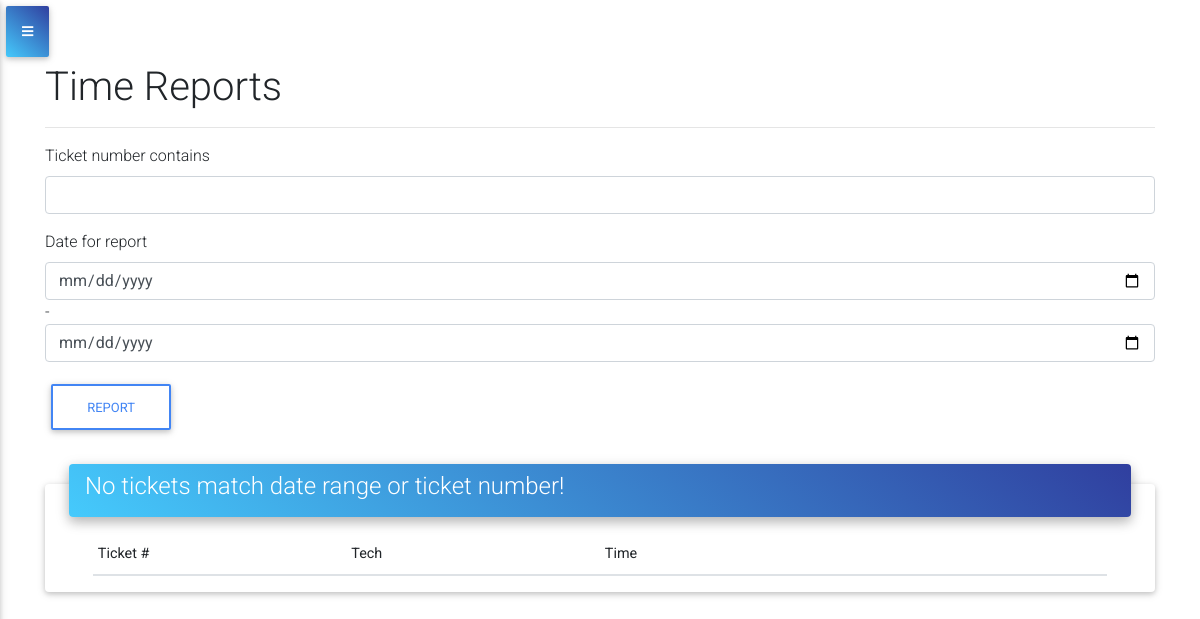
Page /reports/ (signed in) on the earlier database version.
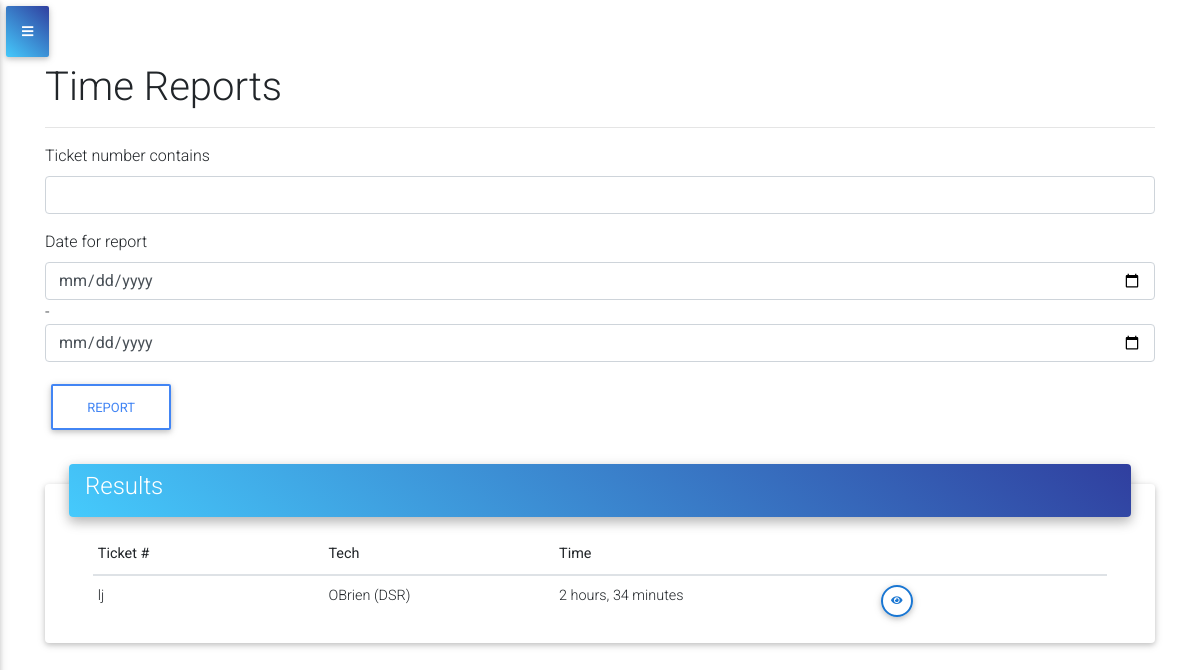
Same page on the later database version.
### ticket/models.py (models this page shows, shortened)
class Ticket(models.Model):
    ticket_number = models.CharField(primary_key=True, max_length=10)
    t_customer = models.ForeignKey(Customer,null=True, on_delete=models.SET_NULL)
    t_jobsite = models.ForeignKey(Jobsite, null=True, on_delete=models.SET_NULL)
    stop = models.CharField(choices=STOP, max_length=254, default='1st')
    assigned = models.ForeignKey(AccountUser,on_delete=models.SET_NULL, null=True, blank=True)
    department = models.ForeignKey(ServiceProvided,null=True, on_delete=models.SET_NULL)
    t_type = models.ForeignKey(TicketType,null=True, on_delete=models.SET_NULL)
    scope = models.TextField()
    repair_notes = models.TextField(blank=True)
    additional_work = models.TextField(blank=True)
    schedule = models.DateField(default=datetime.date.today)
    start_job = models.BooleanField(default=False)
    completed = models.BooleanField(default=False)
    created_at = models.DateTimeField(auto_now_add=True)
    updated_at = models.DateTimeField(auto_now=True)
    start_time = models.DateTimeField(blank=True,null=True)
    end_time = models.DateTimeField(blank=True,null=True)
    account = models.ForeignKey(AccountCompany, on_delete=models.CASCADE)

### accounts/models.py (models this page shows)
class AccountUser(models.Model):
    user = models.OneToOneField(User, on_delete=models.CASCADE)
    account = models.ForeignKey(AccountCompany, on_delete=models.CASCADE)
    company = models.CharField(max_length=100, blank=True)
    role = models.CharField(choices=ROLES, max_length=20, null=True, default='Tech')
    def __str__(self):
        return str(self.user.username) + ' (' + str(self.account) + ')'
    class Meta:
        ordering = ['-account',]

class AccountCompany(models.Model):
    company_name = models.CharField(max_length=100)
    membership = models.CharField(max_length=254, choices=MEMBERSHIP, default='Basic')
    def __str__(self):
        return self.company_name

### ticket/views.py (the view)
# urls.py: path('reports/', views.reports, name='reports')
@login_required
def reports(request):
    ticket_filter = TicketFilter(request.GET, queryset=Ticket.objects.filter(account=request.user.accountuser.account))
    context = {
        'ticket_filter': ticket_filter,
        'ticket_count' : ticket_count(request),
        'tech_ticket_count' : tech_ticket_count(request),
        'tickets' : all_tickets(request),
    }
    return render(request,'ticket/reports.html',context=context)

### service_ticket_app/utils.py (called while the page is built)
def ticket_count(request):
    count = Ticket.objects.filter(account=request.user.accountuser.account).count()
    return count

def all_tickets(request):
    all_tickets = Ticket.objects.filter(account=request.user.accountuser.account)
    return all_tickets

def tech_ticket_count(request):
    count = Ticket.objects.filter(account=request.user.accountuser.account, assigned=request.user.accountuser).count()
    return count

### ticket/templates/ticket/reports.html (shortened to what this page needs)
{% extends 'base.html' %}
{% load crispy_forms_tags %}
{% block content %}
<h1>Time Reports</h1>
<hr>
<form method='GET'>
    {{ ticket_filter.form|crispy }}
    <input class='btn btn-outline-primary' type="submit" value='Report'>
</form>
<div class="card card-cascade narrower mt-5 mb-5">
    <div class="view view-cascade gradient-card-header blue-gradient narrower py-2 mx-4 mb-3 d-flex justify-content-between align-items-center">
        <div class='justify-content-start'>
            <h4>
            {% if not ticket_filter.qs %}
                No tickets match date range or ticket number!
            {% else %}
                Results
            {% endif %}
            </h4>
        </div>
    </div>
    <div class="px-5">
        <div class="table-wrapper">
            <table id="ticket_list" class="table table-hover table-sm table-responsive-sm" width="100%">
                <thead>
                    <tr>
                        <th class="th-sm">Ticket #
                        </th>
                        <th class="th-sm">Tech
                        </th>
                        <th class="th-sm">Time
                        </th>
                        <th class="th-sm">
                        </th>
                    </tr>
                </thead>
                <tbody>
                     {% for f in ticket_filter.qs %}
                        <tr>
                            <td>{{ f.ticket_number }}</td>
                            <td>{{ f.assigned }}</td>
                            <td>
                            {% if not f.start_time %}
                                Incomplete
                            {% elif f.start_time and not f.end_time %}
                                In Progress
                            {% else %}
                                {{ f.start_time|timesince:f.end_time}}
                            {% endif %}
                            </td>
                            <td>
                                <a href="{% url 'ticket_app:ticket_detail' pk=f.ticket_number %}" type="button" class="btn btn-outline-blue btn-rounded btn-sm px-2">
                                    <i class="fas fa-eye lt mt-0"></i>
                                </a>
                            </td>
                        </tr>
                    {% endfor %}
                </tbody>
            </table>
        </div>
    </div>
</div>
{% endblock %}

Differences in the rows shown:
added Ticket: ticket_number "lj", assigned "OBrien (DSR)", start_time "2 hours, 34 minutes"
Other differences:
text no longer shown: "No tickets match date range or ticket number!"
text now shown: "Results"
